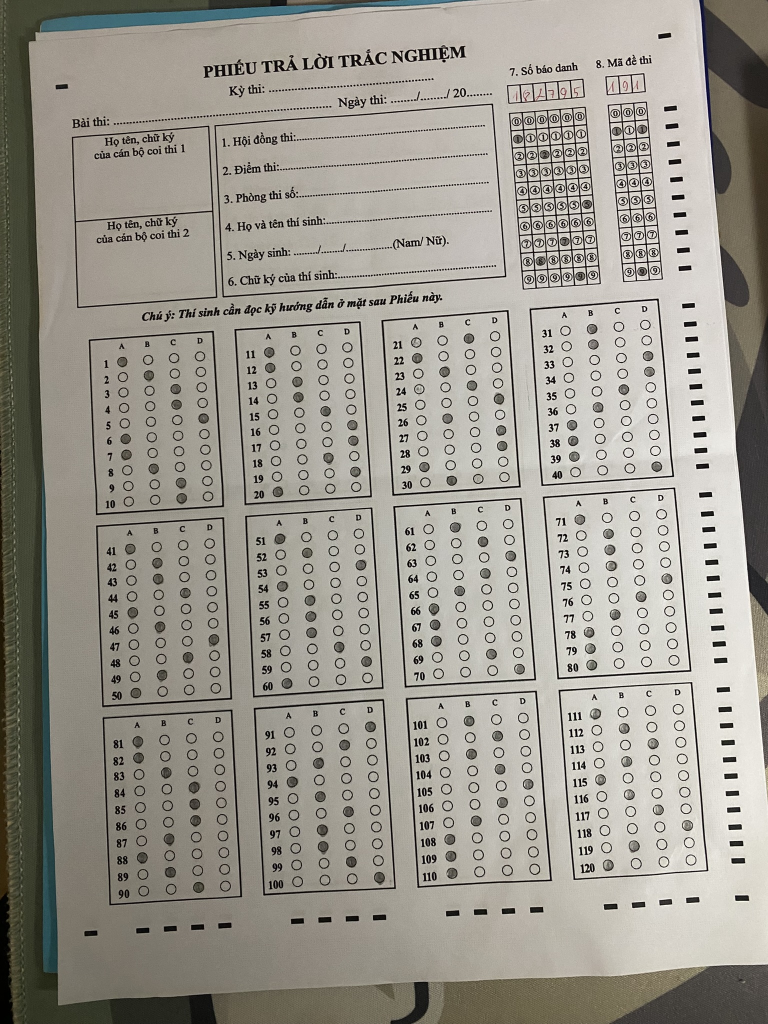
#> input picture backend/data/data4 1-8-2026/datatest1/IMG_8092.JPEG, 1536 x 2048 px (shown at 1/2 size); its folder holds only this picture in this run
$ python app3_debug.py
#> lines starting #> are read from the running program, lines starting #| are printed output that depends on the picture; after the words box and inside, x2 and y2 are one past the last pixel; in counts of white or black regions, pixels touching at a corner belong together; long printed decimals are rounded
### backend/function/warp_paper.py
import numpy as np
import cv2

def warp_paper(img_original, TL, TR, BR, BL,
               out_w=1000,
               out_h=1400,
               expand=20,
               pad=30):

    TL = np.array(TL, dtype=np.float32) + np.array([-expand, -expand])
    TR = np.array(TR, dtype=np.float32) + np.array([ expand, -expand])
    BR = np.array(BR, dtype=np.float32) + np.array([ expand,  expand])
    BL = np.array(BL, dtype=np.float32) + np.array([-expand,  expand])

    src = np.array(
        [TL, TR, BR, BL],
        dtype=np.float32
    )

    dst = np.array(
        [
            [pad, pad],
            [out_w-pad, pad],
            [out_w-pad, out_h-pad],
            [pad, out_h-pad]
        ],
        dtype=np.float32
    )

    M = cv2.getPerspectiveTransform(src, dst)

    warp = cv2.warpPerspective(
        img_original,
        M,
        (out_w, out_h)
    )

    return warp, M

### backend/function/dist.py
import numpy as np
def dist(a, b):
    return np.linalg.norm(np.array(a) - np.array(b))

### backend/app3_debug.py
import math
import cv2
import json
import os
import numpy as np
import glob
from function.clamp import clamp
from function.warp_paper import warp_paper
from function.dist import dist

import cv2
import numpy as np
import math

def find_marker_in_roi(roi, offset_x=0, offset_y=0, win_name="ROI DEBUG"):

    gray = cv2.cvtColor(roi, cv2.COLOR_BGR2GRAY)

    blur = cv2.GaussianBlur(gray, (5,5), 0)

    thresh = cv2.adaptiveThreshold( blur,255, cv2.ADAPTIVE_THRESH_GAUSSIAN_C, cv2.THRESH_BINARY_INV, 41,11 )

    cnts, _ = cv2.findContours(thresh.copy(), cv2.RETR_EXTERNAL, cv2.CHAIN_APPROX_SIMPLE)

    best = None
    best_area = 0
    debug = roi.copy()
    markers=[]

    for c in cnts:
        peri = cv2.arcLength(c, True)
        if peri == 0:
            continue
        approx = cv2.approxPolyDP(c, 0.025 * peri, True)
        area = cv2.contourArea(c)
        if area < 150 or area > 500:
            continue
        x,y,w,h = cv2.boundingRect(c)
        if h == 0:
            continue
        ratio = w / float(h)
        extent = area / float(w*h)
        circularity = 4 * math.pi * area / (peri*peri)
        roi = thresh[y:y+h, x:x+w]
        fill_ratio = cv2.countNonZero(roi) / float(w*h)

        # [7 lines of commented-out code are left out]

        if 40 < area < 400 and 0 < ratio < 8 and 5 < h < 20 and 0.5 < extent < 1.0 :

            cx = x + w//2
            cy = y + h//2

            cv2.circle(debug,(cx,cy),5,(0,255,255),-1)
            cv2.drawContours(debug,[c],-1,(0,255,0),2)

            markers.append((cx+offset_x, cy+offset_y))

    selected = None

    # Không tìm thấy marker
    if len(markers) == 0:
        print(f"{win_name}: KHÔNG TÌM THẤY MARKER")
        cv2.imshow(win_name, debug)
        return None

    if "TL" in win_name:
        selected = min(markers, key=lambda p: p[0] + p[1])  # trên trái
    elif "TR" in win_name:
        selected = max(markers, key=lambda p: p[0] - p[1])  # trên phải
    elif "BL" in win_name:
        selected = min(markers, key=lambda p: p[0] - p[1])
    elif "BR" in win_name:
        selected = max(markers, key=lambda p: p[0] + p[1])  # dưới phải


    for p in markers:
        px = p[0] - offset_x
        py = p[1] - offset_y

        cv2.circle( debug, (px,py), 6, (0,255,255), 2)

    # tô marker được chọn
    if selected is not None:
        px = selected[0] - offset_x
        py = selected[1] - offset_y

        cv2.circle(debug, (px,py), 5, (0,0,255), -1)


    cv2.imshow(win_name, debug)

    return selected

# [8 lines left out: function mouse, not called in this run]
        # cv2.imshow("warp", img)

def crop_relative(img, roi):

    H, W = img.shape[:2]

    xr, yr, wr, hr = roi

    x = int(xr * W)
    y = int(yr * H)

    w = int(wr * W)
    h = int(hr * H)

    return img[y:y+h, x:x+w]

def cat_roi(roi, cols):
    # roi = (xr, yr, wr, hr)
    part_roi = crop_relative(warp, roi)
    result, vis, points = read_bubbles(part_roi, cols)
    xr, yr, wr, hr = roi
    H, W = warp.shape[:2]

    x = int(xr * W)
    y = int(yr * H)
    w = int(wr * W)
    h = int(hr * H)

    for cx, cy, radius in points:

        wx = x + cx
        wy = y + cy

        cv2.circle(warp,(wx, wy),radius,(0,255,0),2)

    cv2.rectangle(warp, (x, y), (x+w, y+h), (0,255,0), 1)
    cv2.imshow("ROI", vis)

    return result

def read_bubbles(roi_img, cols):
    result = ""
    img_result = roi_img.copy()
    selected_points = []

    # 1. TIỀN XỬ LÝ (Đã lắp CLAHE trị bóng râm)
    gray = cv2.cvtColor(roi_img, cv2.COLOR_BGR2GRAY)
    blurred = cv2.GaussianBlur(gray, (5, 5), 0)
    thresh = cv2.adaptiveThreshold(blurred, 255, cv2.ADAPTIVE_THRESH_GAUSSIAN_C, cv2.THRESH_BINARY_INV, 41,6)

    cv2.imshow('Canny thresh', thresh)

    # 2. TÌM TẤT CẢ CÁC Ô TRÒN CHƯA TÔ
    contours, _ = cv2.findContours(thresh.copy(), cv2.RETR_LIST, cv2.CHAIN_APPROX_SIMPLE)
    # print("Tong contour =", len(contours))

    xs, ys, ws, hs = [], [], [], []
    bubble_centers = []

    for c in contours:

        x, y, w, h = cv2.boundingRect(c)
        area = cv2.contourArea(c)
        peri = cv2.arcLength(c, True)
        if peri == 0:
            continue
        circularity = 4*np.pi*area/(peri*peri)
        approx = cv2.approxPolyDP(c, 0.025 * peri, True)

        extent = area / float(w * h)
        aspect_ratio = w / float(h) if h != 0 else 0

        # cv2.putText(img_result,f"{int(area)}",(x, y-3),cv2.FONT_HERSHEY_SIMPLEX,0.3,(0,0,255),1)

        if  40 <= area < 550 and 0.4 < aspect_ratio < 1.6 and peri > 40:
            xs.append(x)
            ys.append(y)
            ws.append(w)
            hs.append(h)

            cx = x + w//2
            cy = y + h//2
            # cv2.putText(img_result,f"{int(peri)}",(x, y-3),cv2.FONT_HERSHEY_SIMPLEX,0.4,(0,0,255),1)
            bubble_centers.append((cx, cy))

        # if len(xs) == 0:
        #     raise ValueError("Không tìm thấy bubble")

    # 3. TÍNH KHUNG GRID
    lefts   = [cx - w//2 for (cx, cy), w, h in zip(bubble_centers, ws, hs)]
    rights  = [cx + w//2 for (cx, cy), w, h in zip(bubble_centers, ws, hs)]
    tops    = [cy - h//2 for (cx, cy), w, h in zip(bubble_centers, ws, hs)]
    bottoms = [cy + h//2 for (cx, cy), w, h in zip(bubble_centers, ws, hs)]

    grid_x1 = min(lefts)
    grid_x2 = max(rights)
    grid_y1 = min(tops)
    grid_y2 = max(bottoms)

    avg_w = int(np.median(ws))
    avg_h = int(np.median(hs))

    pad = int(avg_w * 0.15)

    grid_x1 -= pad
    grid_x2 += pad
    grid_y1 -= pad
    grid_y2 += pad

    grid_w = grid_x2 - grid_x1
    grid_h = grid_y2 - grid_y1

    rows = 10

    cell_w = grid_w / cols
    cell_h = grid_h / rows

    cv2.rectangle(img_result,(grid_x1, grid_y1),(grid_x2, grid_y2),(255,0,0),2)

    centers = []

    for r in range(rows):

        cy = grid_y1 + (r + 0.5) * cell_h

        row = []

        for c in range(cols):

            cx = grid_x1 + (c + 0.5) * cell_w

            row.append((int(cx), int(cy)))

            # cv2.circle(img_result, (int(cx), int(cy)), 4, (0,0,255), -1)

        centers.append(row)

    MIN_FILL = 40

    for c in range(cols):
        best_fill = 0
        best_row = -1

        for r in range(rows):
            cx, cy = centers[r][c]
            radius = int(avg_w * 0.3)

            mask = np.zeros(thresh.shape,np.uint8)
            cv2.circle(mask,(cx,cy),radius,255,-1)

            filled = cv2.countNonZero(cv2.bitwise_and(thresh,mask))
            area_circle = np.pi * radius * radius
            ratio_fill = filled / area_circle

            if filled > best_fill:
                best_fill = filled
                best_row = r
            cv2.circle(img_result, (cx, cy), radius, (255, 255, 0), 2)

        if best_fill > MIN_FILL:
            result += str(best_row)
            cx,cy = centers[best_row][c]
            selected_points.append((cx,cy,radius))
            cv2.circle(img_result,(cx,cy),radius,(0,255,0),2)

        else:
            result += "?"

    return result, img_result, selected_points

# [174 lines left out: function read_part1, not called in this run]

# img_original  = cv2.imread(r'C:\Users\Admin\Downloads\Project_1\backend\data\data4 1-8-2026\IMG_8108.JPEG')
#   IMG_8088.JPEG,   IMG_8092.JPEG ,  IMG_8095.JPEG , IMG_8097.JPEG , IMG_8097.JPEG

folder = r"C:\Users\Admin\Downloads\Project_1\backend\data\data4 1-8-2026\datatest1"
image_files = []
image_files.extend(glob.glob(os.path.join(folder, "*.png")))
image_files.extend(glob.glob(os.path.join(folder, "*.jpg")))
image_files.extend(glob.glob(os.path.join(folder, "*.jpeg")))
for file_path in image_files:
    img_original = cv2.imread(file_path)
#> img_original is the input picture: shape (2048, 1536, 3); mean B, G, R 142.7, 151.8, 155.4
    file_name = os.path.basename(file_path)
    print("anh ", file_name)

    # def detect(image_path):

    img = img_original.copy()   # xử lý
    img_debug   = img_original.copy()   # vẽ debug

    gray = cv2.cvtColor(img_original, cv2.COLOR_BGR2GRAY)

    clahe = cv2.createCLAHE(clipLimit=1.5, tileGridSize=(8, 8))

    gray = clahe.apply(gray)

    blurred = cv2.GaussianBlur(gray, (5, 5), 0)
    thresh = cv2.adaptiveThreshold(blurred, 255, cv2.ADAPTIVE_THRESH_GAUSSIAN_C, cv2.THRESH_BINARY_INV, 51, 15)
#> thresh: shape (2048, 1536); 13.2% white; 1725 white regions (567 under 20 px), largest, box (x1, y1, x2, y2) and area: (45, 0, 947, 2048) 37278, (1017, 213, 1202, 580) 23497, (1399, 0, 1536, 1599) 18678

    kernel = np.ones((3, 3), np.uint8)
    thresh = cv2.morphologyEx(thresh, cv2.MORPH_CLOSE, kernel)
#> thresh: shape (2048, 1536); 13.6% white; 1378 white regions (383 under 20 px), largest, box (x1, y1, x2, y2) and area: (45, 0, 952, 2048) 38712, (1017, 213, 1202, 580) 26579, (1399, 0, 1536, 1599) 19051

    edged = cv2.Canny(thresh, 75, 200)
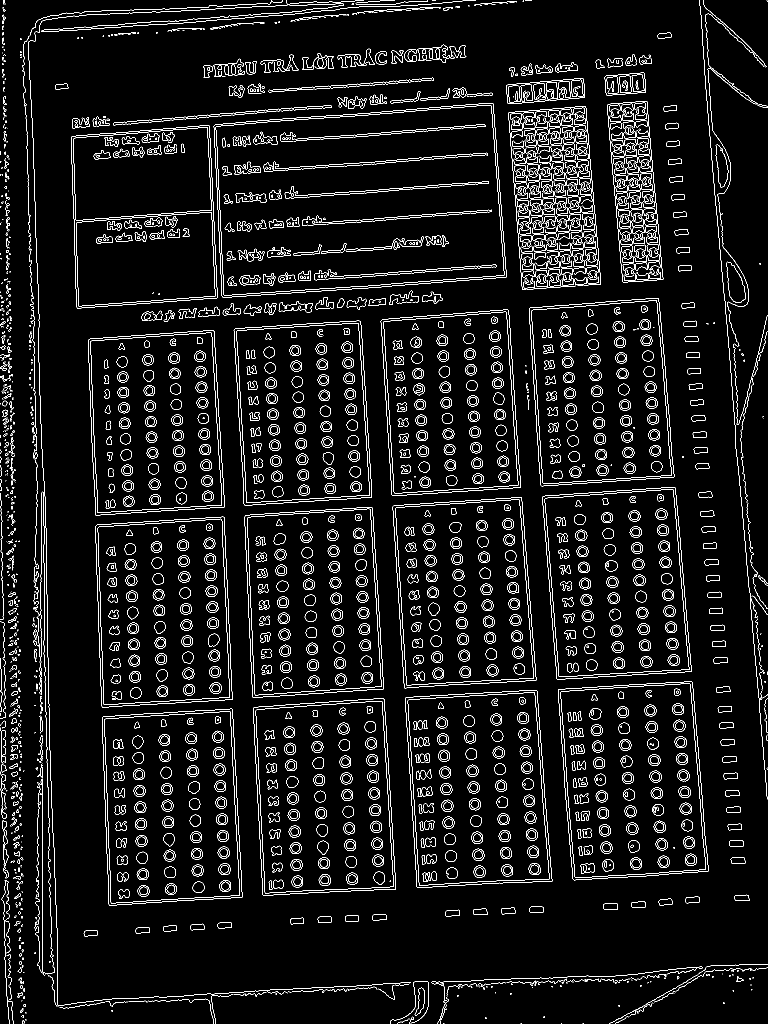
#> edged: shape (2048, 1536) (shown at 1/2 size); 5.6% white in thin lines or dots

    # [5 lines of commented-out code are left out]

    margin = 0
    img_markers = img.copy()
    markers = [] # Mảng chứa các điểm neo (Vuông)
    marker_centers_unique = [] # Mảng chứa tâm điểm neo đã được lọc trùng lặp (nếu có)
    bubbles = [] # Mảng chứa các ô đáp án (Tròn)
    timing_marks = []   # các hình chữ nhật bên phải mã đề
    id_boxes = []   # khung lớn SBD + Mã đề

    # CHỌN 4 GÓC CỦA TỜ GIẤY LÀM NEO
    # TL
    H, W = img.shape[:2]

    roi_w = int(W * 0.20)   # rộng 15% ảnh
    roi_h = int(H * 0.25)   # cao 10% ảnh

    margin = 0
    # TL
    cv2.rectangle(img, (margin, margin), (margin + roi_w, margin + roi_h), (0,255,0), 4)
#> img: shape (2048, 1536, 3); 0.21% of pixels changed, all inside (x1, y1, x2, y2) = (0, 0, 310, 515)

    roi_tl = img[
        margin:margin+roi_h,
        margin:margin+roi_w
    ]
    cv2.imshow("ROI TL", roi_tl)

    # TR
    cv2.rectangle(img, (W-roi_w-margin, margin), (W-margin, margin+roi_h), (0,255,0), 4)
#> img: shape (2048, 1536, 3); mean B, G, R 142.2, 152.3, 154.9

    roi_tr = img[
        margin:margin+roi_h,
        W-roi_w-margin:W-margin
    ]
    cv2.imshow("ROI TR", roi_tr)
    # BL
    cv2.rectangle( img, (margin, H-roi_h-margin), (margin+roi_w, H-margin), (0,255,0), 4)
#> img: shape (2048, 1536, 3); mean B, G, R 142.1, 152.7, 154.7

    roi_bl = img[
        H-roi_h-margin:H-margin,
        margin:margin+roi_w
    ]
    cv2.imshow("ROI BL", roi_bl)
    # BR
    cv2.rectangle(img, (W-roi_w-margin, H-roi_h-margin), (W-margin, H-margin), (0,255,0), 4)
#> img: shape (2048, 1536, 3); mean B, G, R 141.8, 152.8, 154.4

    roi_br = img[
        H-roi_h-margin:H-margin,
        W-roi_w-margin:W-margin
    ]
    cv2.imshow("ROI BR", roi_br)
    cv2.imshow("ROI Corners", img)

    # ==========================================
    # PHÂN LUỒNG LOGIC: 4 ĐIỂM vs 3 ĐIỂM
    # ==========================================

    TL = find_marker_in_roi( roi_tl, margin, margin, "ROI TL DEBUG")
#> in find_marker_in_roi, `cnts, _ = cv2.findContours(thresh.copy(), cv2.RETR_EXTERNAL, cv2.CHAIN..`: cnts = 44 contours, 16 with area under 20; largest, box (x1, y1, x2, y2) and area: (3, 41, 83, 510) 4980, (3, 3, 305, 301) 4236, (143, 260, 306, 511) 1591, (82, 29, 305, 64) 995, (144, 236, 180, 257) 360
#> the loop in find_marker_in_roi, `for c in cnts:` made 44 passes
#> (peri, approx, area, x, y, w, h, ratio) on pass 36: (64.49, [[135, 169], [111, 170], [111, 177], [134, 177]], 204, 111, 168, 25, 11, 2.27)
#> after the loop in find_marker_in_roi, `for c in cnts:`: markers = [(205, 312), (123, 173)]
#> in find_marker_in_roi, `selected = min(markers, key=lambda p: p[0] + p[1])`: selected = (123, 173)
#> the loop in find_marker_in_roi, `for p in markers:` made 2 passes
#> after the loop in find_marker_in_roi, `for p in markers:`:
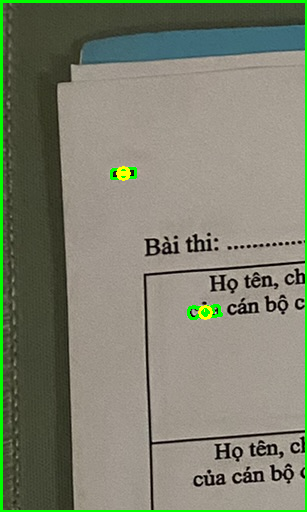
#> debug: shape (512, 307, 3); mean B, G, R 110.7, 129.4, 125.5
#> TL = (123, 173)

    TR = find_marker_in_roi( roi_tr, W - roi_w - margin, margin, "ROI TR DEBUG")
#> call 2 of find_marker_in_roi, with offset_x = 1229, offset_y = 0, win_name = 'ROI TR DEBUG'
#> in find_marker_in_roi (call 2), `cnts, _ = cv2.findContours(thresh.copy(), cv2.RETR_EXTERNAL, cv2.CHAIN..`: cnts = 32 contours, 11 with area under 20; largest, box (x1, y1, x2, y2) and area: (1, 202, 93, 512) 19923, (170, 2, 305, 511) 10273, (1, 146, 64, 190) 2082, (50, 111, 75, 129) 226, (102, 246, 128, 259) 224
#> the loop in find_marker_in_roi (call 2), `for c in cnts:` made 32 passes
#> (peri, approx, area, x, y, w, h, ratio) on passes 11, 14, 15, 16, 18: (68.73, [[146, 460], [121, 461], [123, 470], [146, 468]], 217.5, 121, 459, 27, 12, 2.25), (68.49, [[136, 354], [111, 355], [111, 363], [136, 362]], 216, 111, 353, 26, 12, 2.17), (67.9, [[133, 319], [108, 320], [108, 328], [132, 327]], 215.5, 108, 318, 26, 12, 2.17), (69.9, [[130, 283], [105, 284], [105, 293], [130, 291]], 218.5, 104, 282, 27, 12, 2.25), (67.9, [[124, 212], [100, 213], [99, 221], [124, 220]], 216.5, 99, 211, 26, 12, 2.17)
#> after the loop in find_marker_in_roi (call 2), `for c in cnts:`: markers = [(1366, 501), (1363, 465), (1359, 430), (1356, 395), (1353, 359), (1350, 324), (1346, 288), (1344, 252), (1341, 217), (1291, 120), (1329, 71)]
#> in find_marker_in_roi (call 2), `selected = max(markers, key=lambda p: p[0] - p[1])`: selected = (1329, 71)
#> the loop in find_marker_in_roi (call 2), `for p in markers:` made 11 passes
#> (p, px, py) on passes 1 to 8: ((1366, 501), 137, 501), ((1363, 465), 134, 465), ((1359, 430), 130, 430), ((1356, 395), 127, 395), ((1353, 359), 124, 359), ((1350, 324), 121, 324), ((1346, 288), 117, 288), ((1344, 252), 115, 252)
#> after the loop in find_marker_in_roi (call 2), `for p in markers:`:
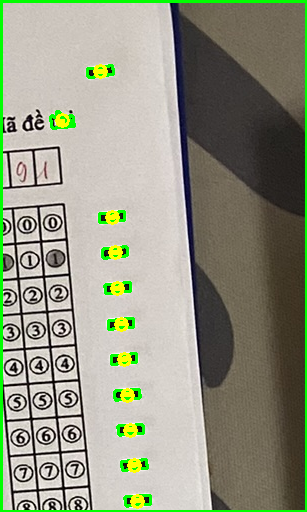
#> debug: shape (512, 307, 3); mean B, G, R 130.9, 150.4, 147
#> TR = (1329, 71)

    BL = find_marker_in_roi( roi_bl, margin,H -  roi_h - margin, "ROI BL DEBUG")
#> call 3 of find_marker_in_roi, with offset_x = 0, offset_y = 1536, win_name = 'ROI BL DEBUG'
#> in find_marker_in_roi (call 3), `cnts, _ = cv2.findContours(thresh.copy(), cv2.RETR_EXTERNAL, cv2.CHAIN..`: cnts = 39 contours, 12 with area under 20; largest, box (x1, y1, x2, y2) and area: (3, 3, 305, 510) 62166, (208, 2, 306, 275) 1140, (271, 101, 294, 124) 386, (269, 68, 293, 90) 384, (274, 202, 298, 224) 384
#> the loop in find_marker_in_roi (call 3), `for c in cnts:` made 39 passes
#> (peri, approx, area, x, y, w, h, ratio) on passes 12 to 13: (70.14, [[194, 326], [170, 326], [169, 335], [192, 335]], 235, 168, 325, 27, 12, 2.25), (70.49, [[298, 320], [274, 320], [272, 329], [297, 329]], 245, 272, 319, 27, 12, 2.25)
#> after the loop in find_marker_in_roi (call 3), `for c in cnts:`: markers = [(181, 1867), (285, 1861), (245, 1720)]
#> in find_marker_in_roi (call 3), `selected = min(markers, key=lambda p: p[0] - p[1])`: selected = (181, 1867)
#> the loop in find_marker_in_roi (call 3), `for p in markers:` made 3 passes
#> (p, px, py) on passes 1 to 3: ((181, 1867), 181, 331), ((285, 1861), 285, 325), ((245, 1720), 245, 184)
#> after the loop in find_marker_in_roi (call 3), `for p in markers:`:
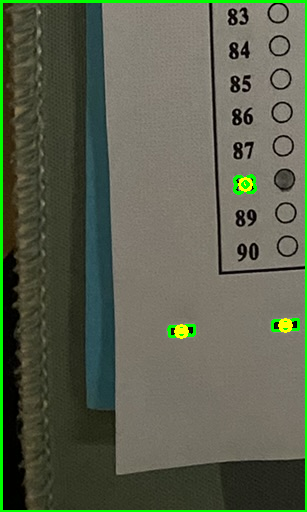
#> debug: shape (512, 307, 3); mean B, G, R 77.4, 96.9, 90.1
#> in find_marker_in_roi (call 3), `px = selected[0] - offset_x`: px = 181
#> in find_marker_in_roi (call 3), `py = selected[1] - offset_y`: py = 331
#> BL = (181, 1867)

    BR = find_marker_in_roi( roi_br, W - roi_w - margin, H - roi_h - margin, "ROI BR DEBUG")
#> call 4 of find_marker_in_roi, with offset_x = 1229, offset_y = 1536, win_name = 'ROI BR DEBUG'
#> in find_marker_in_roi (call 4), `thresh = cv2.adaptiveThreshold( blur,255, cv2.ADAPTIVE_THRESH_GAUSSIAN..`:
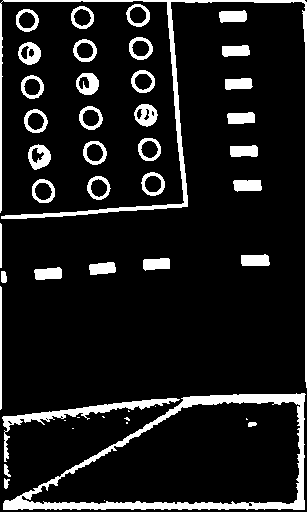
#> thresh: shape (512, 307); 11.3% white; 47 white regions (10 under 20 px)
#> in find_marker_in_roi (call 4), `cnts, _ = cv2.findContours(thresh.copy(), cv2.RETR_EXTERNAL, cv2.CHAIN..`: cnts = 44 contours, 8 with area under 20; largest, box (x1, y1, x2, y2) and area: (3, 393, 306, 510) 23266, (0, 0, 307, 388) 2307, (2, 398, 180, 462) 1116, (83, 141, 107, 165) 420, (32, 179, 55, 203) 417
#> the loop in find_marker_in_roi (call 4), `for c in cnts:` made 44 passes
#> (peri, approx, area, x, y, w, h, ratio) on pass 16: (70.73, [[114, 263], [90, 264], [90, 274], [114, 272]], 249.5, 89, 262, 27, 13, 2.08)
#> the loop in find_marker_in_roi (call 4), `for p in markers:` made 10 passes
#> p on passes 1 to 8: (1277, 1809), (1331, 1804), (1385, 1800), (1484, 1796), (1476, 1722), (1473, 1687), (1470, 1654), (1468, 1620)
#> after the loop in find_marker_in_roi (call 4), `for p in markers:`:
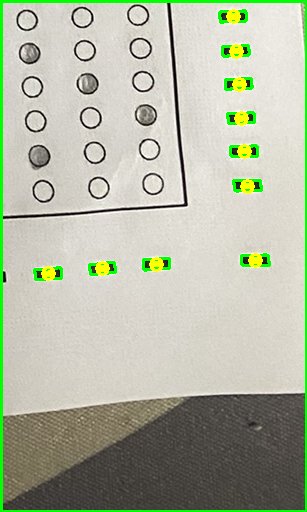
#> debug: shape (512, 307, 3); mean B, G, R 163.9, 184.5, 178.6

    print("TL =", TL)
#| TL = (123, 173)
    print("TR =", TR)
#| TR = (1329, 71)
    print("BL =", BL)
#| BL = (181, 1867)
    print("BR =", BR)
#| BR = (1484, 1796)

    print("top =", dist(TL,TR))
#| top = 1210.306
    print("bottom =", dist(BL,BR))
#| bottom = 1304.933
    print("left =", dist(TL,BL))
#| left = 1694.993
    print("right =", dist(TR,BR))
#| right = 1731.950

    for p in [TL,TR,BL,BR]:
        if p is not None:
            cv2.circle( img_markers ,p, 20,(255,0,255), -1)
#> this loop made 4 passes

    # ==========================================
    # ĐÓNG GÓI VÀ KIỂM TRA (Giữ nguyên của bạn)
    # ==========================================
    src = np.array([TL, TR, BR, BL], dtype=np.float32)

    top_width = dist(TL, TR)
    bottom_width = dist(BL, BR)
    left_height = dist(TL, BL)
    right_height = dist(TR, BR)

    ratio_w = top_width / (bottom_width + 1e-5)
    ratio_h = left_height / (right_height + 1e-5)

    for p in src.astype(int):
        cv2.circle(img, tuple(p), 15, (255, 0, 255), -1)
#> this loop made 4 passes

    # [7 lines of commented-out code are left out]
    warp, M = warp_paper(img_original,TL,TR,BR,BL,out_w=1000,out_h=1400,expand=20,pad=20)
    warp_gray = cv2.cvtColor(warp, cv2.COLOR_BGR2GRAY)
    warp_blur = cv2.GaussianBlur(warp_gray, (5,5), 0)
    warp_thresh = cv2.adaptiveThreshold( warp_blur, 255, cv2.ADAPTIVE_THRESH_GAUSSIAN_C, cv2.THRESH_BINARY_INV, 31, 10)
#> warp_thresh: shape (1400, 1000); 15.3% white; 951 white regions (38 under 20 px), largest, box (x1, y1, x2, y2) and area: (720, 141, 839, 430) 15874, (869, 140, 932, 429) 8490, (270, 122, 700, 408) 5023
    cnts, _ = cv2.findContours( warp_thresh, cv2.RETR_EXTERNAL, cv2.CHAIN_APPROX_SIMPLE)
    # cv2.namedWindow('warp', cv2.WINDOW_NORMAL)
    # cv2.resizeWindow('warp', 600, 800)
    # cv2.imshow('warp', warp)
    cv2.imwrite("warp_result.png", warp)

    img_kq = warp.copy()

    # ==========================================
    # Cắt ROI TỪNG PHẦN THEO TỌA ĐỘ
    # ==========================================
    points = []

    # cv2.imshow("warp", img)
    W =1000
    H =1400
    # Cắt ROI TỪNG PHẦN THEO TỌA ĐỘ (SBD)
    # x = 1165 , x2 = 1360 , y = 120 , 520
    x1_sbd = 710
    x2_sbd = 850
    y1_sbd = 130
    y2_sbd = 450

    SBD = (x1_sbd / W, y1_sbd / H, (x2_sbd - x1_sbd) / W, (y2_sbd - y1_sbd) / H)

    # Cắt ROI TỪNG PHẦN THEO TỌA ĐỘ (MD)
    # x = 1400 , x2 = 1510 , y = 120 , 520
    x1_md = 860
    x2_md = 960
    y1_md = 130
    y2_md = 450

    MD = (x1_md / W, y1_md / H, (x2_md - x1_md) / W, (y2_md - y1_md) / H)


    sbd = cat_roi(SBD, 6)
#> in crop_relative, `return img[y:y+h, x:x+w]`:
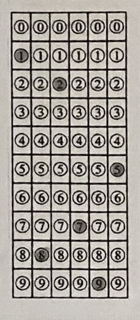
#> returned value: shape (320, 140, 3); mean of channels 0, 1, 2 151.9, 158.2, 163.1; drawn as B, G, R
#> the loop in cat_roi, `for cx, cy, radius in points: ` made 6 passes
#> (cx, cy) on passes 1 to 6: (19, 54), (39, 256), (59, 83), (79, 227), (99, 285), (119, 169)
    md = cat_roi(MD, 3)
#> the loop in read_bubbles (call 2), `for c in contours: ` made 121 passes
#> c on pass 4: [[62, 280], [63, 279], [64, 280], [63, 281]]
#> the loop in cat_roi (call 2), `for cx, cy, radius in points: ` made 3 passes
#> (cx, cy) on passes 1 to 3: (19, 53), (40, 284), (60, 53)


    print('SÔ BÁO DANH : ', sbd)
#| SÔ BÁO DANH :  182795
    print('MÃ ĐỀ : ',md)
#| MÃ ĐỀ :  191

#> (the run stopped early here; a loop or call above may not have finished)
